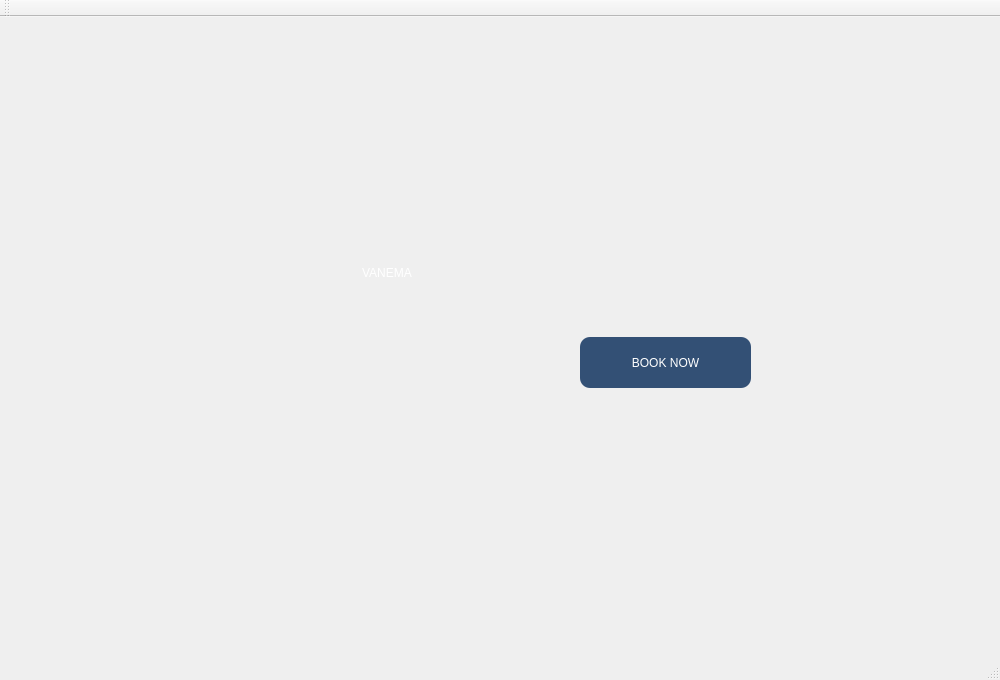
<?xml version="1.0" encoding="UTF-8"?>
<ui version="4.0">
 <class>MenuClass</class>
 <widget class="QMainWindow" name="MenuClass">
  <property name="geometry">
   <rect>
    <x>0</x>
    <y>0</y>
    <width>1000</width>
    <height>680</height>
   </rect>
  </property>
  <property name="maximumSize">
   <size>
    <width>1920</width>
    <height>1080</height>
   </size>
  </property>
  <property name="windowTitle">
   <string>Menu</string>
  </property>
  <property name="styleSheet">
   <string notr="true"/>
  </property>
  <widget class="QWidget" name="centralWidget">
   <property name="styleSheet">
    <string notr="true">background-image: url(:/Menu/menu_background.png), no repeat;
</string>
   </property>
   <widget class="QPushButton" name="pushButton">
    <property name="geometry">
     <rect>
      <x>580</x>
      <y>320</y>
      <width>171</width>
      <height>51</height>
     </rect>
    </property>
    <property name="styleSheet">
     <string notr="true">QPushButton {
    background: rgb(51, 80, 117);
    font: 500 italic 14pt &quot;Sitka&quot;;
    color: white;
    border-radius: 10px;
    border: none;
    padding: 10px;
}
QPushButton:hover {
    background-color: rgb(70, 110, 160);
    border: 1px solid rgba(255, 255, 255, 150); 
}
QPushButton:pressed {
    background-color: rgb(30, 50, 80); 
    padding-left: 12px; 
    padding-top: 12px;
}</string>
    </property>
    <property name="text">
     <string>BOOK NOW</string>
    </property>
   </widget>
   <widget class="QLineEdit" name="lineEdit">
    <property name="geometry">
     <rect>
      <x>360</x>
      <y>160</y>
      <width>611</width>
      <height>191</height>
     </rect>
    </property>
    <property name="styleSheet">
     <string notr="true">background: transparent;
border: none;
color: rgb(255, 255, 255);
font: 100pt &quot;Sitka&quot;;</string>
    </property>
    <property name="text">
     <string>VANEMA</string>
    </property>
   </widget>
  </widget>
  <widget class="QMenuBar" name="menuBar">
   <property name="geometry">
    <rect>
     <x>0</x>
     <y>0</y>
     <width>1000</width>
     <height>21</height>
    </rect>
   </property>
  </widget>
  <widget class="QToolBar" name="mainToolBar">
   <attribute name="toolBarArea">
    <enum>TopToolBarArea</enum>
   </attribute>
   <attribute name="toolBarBreak">
    <bool>false</bool>
   </attribute>
  </widget>
  <widget class="QStatusBar" name="statusBar"/>
 </widget>
 <layoutdefault spacing="6" margin="11"/>
 <resources>
  <include location="Menu.qrc"/>
 </resources>
 <connections>
  <connection>
   <sender>pushButton</sender>
   <signal>clicked()</signal>
   <receiver>pushButton</receiver>
   <slot>click()</slot>
   <hints>
    <hint type="sourcelabel">
     <x>665</x>
     <y>383</y>
    </hint>
    <hint type="destinationlabel">
     <x>665</x>
     <y>383</y>
    </hint>
   </hints>
  </connection>
 </connections>
</ui>
